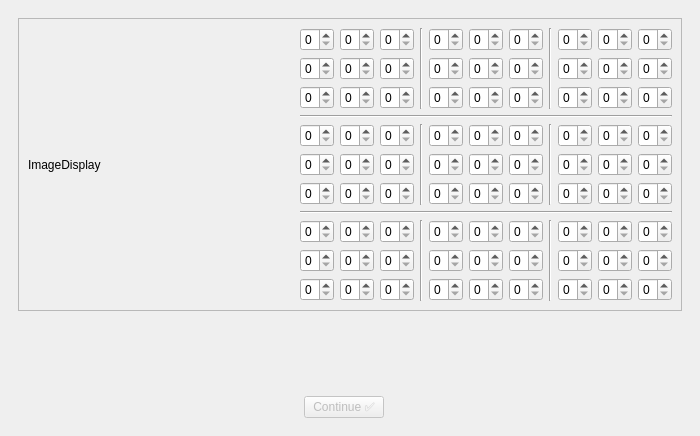
<?xml version="1.0" encoding="UTF-8"?>
<ui version="4.0">
 <class>MainWindow</class>
 <widget class="QMainWindow" name="MainWindow">
  <property name="geometry">
   <rect>
    <x>0</x>
    <y>0</y>
    <width>700</width>
    <height>436</height>
   </rect>
  </property>
  <property name="windowTitle">
   <string>Sudoku OCR</string>
  </property>
  <widget class="QWidget" name="centralwidget">
   <layout class="QGridLayout" name="gridLayout">
    <property name="leftMargin">
     <number>9</number>
    </property>
    <property name="topMargin">
     <number>9</number>
    </property>
    <property name="rightMargin">
     <number>9</number>
    </property>
    <property name="bottomMargin">
     <number>9</number>
    </property>
    <item row="0" column="0">
     <widget class="QStackedWidget" name="stackedWidget">
      <property name="frameShape">
       <enum>QFrame::NoFrame</enum>
      </property>
      <property name="currentIndex">
       <number>4</number>
      </property>
      <widget class="QWidget" name="page_0">
       <layout class="QGridLayout" name="gridLayout_2">
        <property name="leftMargin">
         <number>9</number>
        </property>
        <property name="topMargin">
         <number>9</number>
        </property>
        <property name="rightMargin">
         <number>9</number>
        </property>
        <property name="bottomMargin">
         <number>9</number>
        </property>
        <item row="0" column="0" alignment="Qt::AlignVCenter">
         <widget class="QTextBrowser" name="textBrowser">
          <property name="enabled">
           <bool>true</bool>
          </property>
          <property name="minimumSize">
           <size>
            <width>500</width>
            <height>150</height>
           </size>
          </property>
          <property name="styleSheet">
           <string notr="true"/>
          </property>
          <property name="frameShape">
           <enum>QFrame::NoFrame</enum>
          </property>
          <property name="html">
           <string>&lt;!DOCTYPE HTML PUBLIC &quot;-//W3C//DTD HTML 4.0//EN&quot; &quot;http://www.w3.org/TR/REC-html40/strict.dtd&quot;&gt;
&lt;html&gt;&lt;head&gt;&lt;meta name=&quot;qrichtext&quot; content=&quot;1&quot; /&gt;&lt;meta charset=&quot;utf-8&quot; /&gt;&lt;style type=&quot;text/css&quot;&gt;
p, li { white-space: pre-wrap; }
hr { height: 1px; border-width: 0; }
li.unchecked::marker { content: &quot;\2610&quot;; }
li.checked::marker { content: &quot;\2612&quot;; }
&lt;/style&gt;&lt;/head&gt;&lt;body style=&quot; font-family:'Ubuntu'; font-size:11pt; font-weight:400; font-style:normal;&quot;&gt;
&lt;p style=&quot; margin-top:0px; margin-bottom:0px; margin-left:0px; margin-right:0px; -qt-block-indent:0; text-indent:0px;&quot;&gt;                                                &lt;/p&gt;
&lt;p align=&quot;center&quot; style=&quot; margin-top:0px; margin-bottom:0px; margin-left:0px; margin-right:0px; -qt-block-indent:0; text-indent:0px;&quot;&gt;                                                 &lt;/p&gt;
&lt;p align=&quot;center&quot; style=&quot; margin-top:0px; margin-bottom:0px; margin-left:0px; margin-right:0px; -qt-block-indent:0; text-indent:0px;&quot;&gt;&lt;span style=&quot; font-weight:700;&quot;&gt;SUDOKU OCR&lt;/span&gt;&lt;/p&gt;
&lt;p align=&quot;center&quot; style=&quot; margin-top:0px; margin-bottom:0px; margin-left:0px; margin-right:0px; -qt-block-indent:0; text-indent:0px;&quot;&gt;                                                 &lt;/p&gt;
&lt;p align=&quot;center&quot; style=&quot; margin-top:0px; margin-bottom:0px; margin-left:0px; margin-right:0px; -qt-block-indent:0; text-indent:0px;&quot;&gt;Solve any Sudoku! Steps:&lt;/p&gt;
&lt;p align=&quot;center&quot; style=&quot; margin-top:0px; margin-bottom:0px; margin-left:0px; margin-right:0px; -qt-block-indent:0; text-indent:0px;&quot;&gt;-Load a Sudoku&lt;/p&gt;
&lt;p align=&quot;center&quot; style=&quot; margin-top:0px; margin-bottom:0px; margin-left:0px; margin-right:0px; -qt-block-indent:0; text-indent:0px;&quot;&gt;-Let magic processing run...&lt;/p&gt;
&lt;p align=&quot;center&quot; style=&quot; margin-top:0px; margin-bottom:0px; margin-left:0px; margin-right:0px; -qt-block-indent:0; text-indent:0px;&quot;&gt;-Correct rotation and digits if necessary&lt;/p&gt;
&lt;p align=&quot;center&quot; style=&quot; margin-top:0px; margin-bottom:0px; margin-left:0px; margin-right:0px; -qt-block-indent:0; text-indent:0px;&quot;&gt;-The Sudoku is solved!&lt;/p&gt;&lt;/body&gt;&lt;/html&gt;</string>
          </property>
         </widget>
        </item>
        <item row="1" column="0">
         <widget class="ImgSelectorButton" name="ImageSelectorButton">
          <property name="minimumSize">
           <size>
            <width>0</width>
            <height>100</height>
           </size>
          </property>
          <property name="text">
           <string>Drag image or click to select from disk</string>
          </property>
         </widget>
        </item>
       </layout>
      </widget>
      <widget class="QWidget" name="page_1">
       <layout class="QGridLayout" name="gridLayout_3">
        <item row="1" column="0">
         <layout class="QHBoxLayout" name="horizontalLayout_3">
          <item>
           <widget class="QPushButton" name="backButton_1">
            <property name="font">
             <font>
              <family>Liberation Serif</family>
              <italic>false</italic>
              <bold>false</bold>
              <kerning>true</kerning>
             </font>
            </property>
            <property name="text">
             <string>↩️ Back</string>
            </property>
           </widget>
          </item>
          <item>
           <spacer name="horizontalSpacer_1">
            <property name="orientation">
             <enum>Qt::Horizontal</enum>
            </property>
            <property name="sizeHint" stdset="0">
             <size>
              <width>40</width>
              <height>20</height>
             </size>
            </property>
           </spacer>
          </item>
          <item>
           <widget class="QPushButton" name="validateButton_1">
            <property name="text">
             <string>Continue ✅</string>
            </property>
           </widget>
          </item>
         </layout>
        </item>
        <item row="0" column="0">
         <widget class="ImageDisplay" name="imgDisplay_1">
          <property name="sizePolicy">
           <sizepolicy hsizetype="Expanding" vsizetype="Expanding">
            <horstretch>0</horstretch>
            <verstretch>0</verstretch>
           </sizepolicy>
          </property>
          <property name="frameShape">
           <enum>QFrame::NoFrame</enum>
          </property>
          <property name="text">
           <string/>
          </property>
         </widget>
        </item>
       </layout>
      </widget>
      <widget class="QWidget" name="page_2">
       <layout class="QGridLayout" name="gridLayout_4">
        <item row="0" column="0">
         <widget class="ImageDisplay" name="imgDisplay_2">
          <property name="text">
           <string>ImageDisplay</string>
          </property>
         </widget>
        </item>
       </layout>
      </widget>
      <widget class="QWidget" name="page_3">
       <layout class="QGridLayout" name="gridLayout_5">
        <item row="0" column="0">
         <widget class="ShapeDefiner" name="ShapeDefiner_3">
          <property name="frameShape">
           <enum>QFrame::NoFrame</enum>
          </property>
          <property name="text">
           <string>ShapeDefiner</string>
          </property>
         </widget>
        </item>
        <item row="1" column="0">
         <layout class="QHBoxLayout" name="horizontalLayout">
          <item>
           <spacer name="horizontalSpacer">
            <property name="orientation">
             <enum>Qt::Horizontal</enum>
            </property>
            <property name="sizeHint" stdset="0">
             <size>
              <width>40</width>
              <height>20</height>
             </size>
            </property>
           </spacer>
          </item>
          <item>
           <widget class="QPushButton" name="validateButton_3">
            <property name="text">
             <string>Continue ✅</string>
            </property>
           </widget>
          </item>
          <item>
           <spacer name="horizontalSpacer_2">
            <property name="orientation">
             <enum>Qt::Horizontal</enum>
            </property>
            <property name="sizeHint" stdset="0">
             <size>
              <width>40</width>
              <height>20</height>
             </size>
            </property>
           </spacer>
          </item>
         </layout>
        </item>
       </layout>
      </widget>
      <widget class="QWidget" name="page_4">
       <layout class="QGridLayout" name="gridLayout_6">
        <item row="2" column="0">
         <layout class="QHBoxLayout" name="horizontalLayout_2">
          <item>
           <spacer name="horizontalSpacer_4">
            <property name="orientation">
             <enum>Qt::Horizontal</enum>
            </property>
            <property name="sizeHint" stdset="0">
             <size>
              <width>40</width>
              <height>20</height>
             </size>
            </property>
           </spacer>
          </item>
          <item>
           <widget class="QPushButton" name="validateButton_4">
            <property name="enabled">
             <bool>false</bool>
            </property>
            <property name="text">
             <string>Continue ✅</string>
            </property>
            <property name="checkable">
             <bool>false</bool>
            </property>
            <property name="default">
             <bool>false</bool>
            </property>
            <property name="flat">
             <bool>false</bool>
            </property>
           </widget>
          </item>
          <item>
           <spacer name="horizontalSpacer_3">
            <property name="orientation">
             <enum>Qt::Horizontal</enum>
            </property>
            <property name="sizeHint" stdset="0">
             <size>
              <width>40</width>
              <height>20</height>
             </size>
            </property>
           </spacer>
          </item>
         </layout>
        </item>
        <item row="1" column="0">
         <spacer name="verticalSpacer">
          <property name="orientation">
           <enum>Qt::Vertical</enum>
          </property>
          <property name="sizeHint" stdset="0">
           <size>
            <width>20</width>
            <height>40</height>
           </size>
          </property>
         </spacer>
        </item>
        <item row="0" column="0" colspan="3">
         <widget class="QFrame" name="frame">
          <property name="frameShape">
           <enum>QFrame::StyledPanel</enum>
          </property>
          <property name="frameShadow">
           <enum>QFrame::Raised</enum>
          </property>
          <layout class="QHBoxLayout" name="horizontalLayout_4">
           <item>
            <widget class="ImageDisplay" name="imgDisplay_4">
             <property name="text">
              <string>ImageDisplay</string>
             </property>
            </widget>
           </item>
           <item>
            <layout class="QGridLayout" name="gridLayout_4_" columnstretch="0,0,0,0,0,0,0,0,0,0,0">
             <item row="6" column="2">
              <widget class="QSpinBox" name="spinBox_38">
               <property name="buttonSymbols">
                <enum>QAbstractSpinBox::UpDownArrows</enum>
               </property>
               <property name="maximum">
                <number>9</number>
               </property>
              </widget>
             </item>
             <item row="1" column="9">
              <widget class="QSpinBox" name="spinBox_07">
               <property name="buttonSymbols">
                <enum>QAbstractSpinBox::UpDownArrows</enum>
               </property>
               <property name="maximum">
                <number>9</number>
               </property>
              </widget>
             </item>
             <item row="1" column="10">
              <widget class="QSpinBox" name="spinBox_08">
               <property name="buttonSymbols">
                <enum>QAbstractSpinBox::UpDownArrows</enum>
               </property>
               <property name="maximum">
                <number>9</number>
               </property>
              </widget>
             </item>
             <item row="7" column="5">
              <widget class="QSpinBox" name="spinBox_49">
               <property name="buttonSymbols">
                <enum>QAbstractSpinBox::UpDownArrows</enum>
               </property>
               <property name="maximum">
                <number>9</number>
               </property>
              </widget>
             </item>
             <item row="7" column="2">
              <widget class="QSpinBox" name="spinBox_47">
               <property name="buttonSymbols">
                <enum>QAbstractSpinBox::UpDownArrows</enum>
               </property>
               <property name="maximum">
                <number>9</number>
               </property>
              </widget>
             </item>
             <item row="5" column="5">
              <widget class="QSpinBox" name="spinBox_31">
               <property name="buttonSymbols">
                <enum>QAbstractSpinBox::UpDownArrows</enum>
               </property>
               <property name="maximum">
                <number>9</number>
               </property>
              </widget>
             </item>
             <item row="9" column="5">
              <widget class="QSpinBox" name="spinBox_58">
               <property name="buttonSymbols">
                <enum>QAbstractSpinBox::UpDownArrows</enum>
               </property>
               <property name="maximum">
                <number>9</number>
               </property>
              </widget>
             </item>
             <item row="9" column="4">
              <widget class="QSpinBox" name="spinBox_57">
               <property name="buttonSymbols">
                <enum>QAbstractSpinBox::UpDownArrows</enum>
               </property>
               <property name="maximum">
                <number>9</number>
               </property>
              </widget>
             </item>
             <item row="6" column="0">
              <widget class="QSpinBox" name="spinBox_36">
               <property name="buttonSymbols">
                <enum>QAbstractSpinBox::UpDownArrows</enum>
               </property>
               <property name="maximum">
                <number>9</number>
               </property>
              </widget>
             </item>
             <item row="6" column="10">
              <widget class="QSpinBox" name="spinBox_44">
               <property name="buttonSymbols">
                <enum>QAbstractSpinBox::UpDownArrows</enum>
               </property>
               <property name="maximum">
                <number>9</number>
               </property>
              </widget>
             </item>
             <item row="9" column="8">
              <widget class="QSpinBox" name="spinBox_60">
               <property name="buttonSymbols">
                <enum>QAbstractSpinBox::UpDownArrows</enum>
               </property>
               <property name="maximum">
                <number>9</number>
               </property>
              </widget>
             </item>
             <item row="6" column="1">
              <widget class="QSpinBox" name="spinBox_37">
               <property name="buttonSymbols">
                <enum>QAbstractSpinBox::UpDownArrows</enum>
               </property>
               <property name="maximum">
                <number>9</number>
               </property>
              </widget>
             </item>
             <item row="6" column="8">
              <widget class="QSpinBox" name="spinBox_42">
               <property name="buttonSymbols">
                <enum>QAbstractSpinBox::UpDownArrows</enum>
               </property>
               <property name="maximum">
                <number>9</number>
               </property>
              </widget>
             </item>
             <item row="11" column="2">
              <widget class="QSpinBox" name="spinBox_74">
               <property name="buttonSymbols">
                <enum>QAbstractSpinBox::UpDownArrows</enum>
               </property>
               <property name="maximum">
                <number>9</number>
               </property>
              </widget>
             </item>
             <item row="11" column="5">
              <widget class="QSpinBox" name="spinBox_76">
               <property name="buttonSymbols">
                <enum>QAbstractSpinBox::UpDownArrows</enum>
               </property>
               <property name="maximum">
                <number>9</number>
               </property>
              </widget>
             </item>
             <item row="3" column="10">
              <widget class="QSpinBox" name="spinBox_26">
               <property name="buttonSymbols">
                <enum>QAbstractSpinBox::UpDownArrows</enum>
               </property>
               <property name="maximum">
                <number>9</number>
               </property>
              </widget>
             </item>
             <item row="2" column="9">
              <widget class="QSpinBox" name="spinBox_16">
               <property name="buttonSymbols">
                <enum>QAbstractSpinBox::UpDownArrows</enum>
               </property>
               <property name="maximum">
                <number>9</number>
               </property>
              </widget>
             </item>
             <item row="7" column="1">
              <widget class="QSpinBox" name="spinBox_46">
               <property name="buttonSymbols">
                <enum>QAbstractSpinBox::UpDownArrows</enum>
               </property>
               <property name="maximum">
                <number>9</number>
               </property>
              </widget>
             </item>
             <item row="5" column="10">
              <widget class="QSpinBox" name="spinBox_35">
               <property name="buttonSymbols">
                <enum>QAbstractSpinBox::UpDownArrows</enum>
               </property>
               <property name="maximum">
                <number>9</number>
               </property>
              </widget>
             </item>
             <item row="7" column="0">
              <widget class="QSpinBox" name="spinBox_45">
               <property name="buttonSymbols">
                <enum>QAbstractSpinBox::UpDownArrows</enum>
               </property>
               <property name="maximum">
                <number>9</number>
               </property>
              </widget>
             </item>
             <item row="3" column="1">
              <widget class="QSpinBox" name="spinBox_19">
               <property name="buttonSymbols">
                <enum>QAbstractSpinBox::UpDownArrows</enum>
               </property>
               <property name="maximum">
                <number>9</number>
               </property>
              </widget>
             </item>
             <item row="7" column="9">
              <widget class="QSpinBox" name="spinBox_52">
               <property name="buttonSymbols">
                <enum>QAbstractSpinBox::UpDownArrows</enum>
               </property>
               <property name="maximum">
                <number>9</number>
               </property>
              </widget>
             </item>
             <item row="10" column="1">
              <widget class="QSpinBox" name="spinBox_64">
               <property name="buttonSymbols">
                <enum>QAbstractSpinBox::UpDownArrows</enum>
               </property>
               <property name="maximum">
                <number>9</number>
               </property>
              </widget>
             </item>
             <item row="1" column="8">
              <widget class="QSpinBox" name="spinBox_06">
               <property name="buttonSymbols">
                <enum>QAbstractSpinBox::UpDownArrows</enum>
               </property>
               <property name="maximum">
                <number>9</number>
               </property>
              </widget>
             </item>
             <item row="7" column="6">
              <widget class="QSpinBox" name="spinBox_50">
               <property name="buttonSymbols">
                <enum>QAbstractSpinBox::UpDownArrows</enum>
               </property>
               <property name="maximum">
                <number>9</number>
               </property>
              </widget>
             </item>
             <item row="11" column="10">
              <widget class="QSpinBox" name="spinBox_80">
               <property name="buttonSymbols">
                <enum>QAbstractSpinBox::UpDownArrows</enum>
               </property>
               <property name="maximum">
                <number>9</number>
               </property>
              </widget>
             </item>
             <item row="11" column="9">
              <widget class="QSpinBox" name="spinBox_79">
               <property name="buttonSymbols">
                <enum>QAbstractSpinBox::UpDownArrows</enum>
               </property>
               <property name="maximum">
                <number>9</number>
               </property>
              </widget>
             </item>
             <item row="11" column="6">
              <widget class="QSpinBox" name="spinBox_77">
               <property name="buttonSymbols">
                <enum>QAbstractSpinBox::UpDownArrows</enum>
               </property>
               <property name="maximum">
                <number>9</number>
               </property>
              </widget>
             </item>
             <item row="5" column="1">
              <widget class="QSpinBox" name="spinBox_28">
               <property name="buttonSymbols">
                <enum>QAbstractSpinBox::UpDownArrows</enum>
               </property>
               <property name="maximum">
                <number>9</number>
               </property>
              </widget>
             </item>
             <item row="9" column="2">
              <widget class="QSpinBox" name="spinBox_56">
               <property name="buttonSymbols">
                <enum>QAbstractSpinBox::UpDownArrows</enum>
               </property>
               <property name="maximum">
                <number>9</number>
               </property>
              </widget>
             </item>
             <item row="7" column="4">
              <widget class="QSpinBox" name="spinBox_48">
               <property name="buttonSymbols">
                <enum>QAbstractSpinBox::UpDownArrows</enum>
               </property>
               <property name="maximum">
                <number>9</number>
               </property>
              </widget>
             </item>
             <item row="2" column="5">
              <widget class="QSpinBox" name="spinBox_13">
               <property name="buttonSymbols">
                <enum>QAbstractSpinBox::UpDownArrows</enum>
               </property>
               <property name="maximum">
                <number>9</number>
               </property>
              </widget>
             </item>
             <item row="10" column="8">
              <widget class="QSpinBox" name="spinBox_69">
               <property name="buttonSymbols">
                <enum>QAbstractSpinBox::UpDownArrows</enum>
               </property>
               <property name="maximum">
                <number>9</number>
               </property>
              </widget>
             </item>
             <item row="3" column="9">
              <widget class="QSpinBox" name="spinBox_25">
               <property name="buttonSymbols">
                <enum>QAbstractSpinBox::UpDownArrows</enum>
               </property>
               <property name="maximum">
                <number>9</number>
               </property>
              </widget>
             </item>
             <item row="5" column="2">
              <widget class="QSpinBox" name="spinBox_29">
               <property name="buttonSymbols">
                <enum>QAbstractSpinBox::UpDownArrows</enum>
               </property>
               <property name="maximum">
                <number>9</number>
               </property>
              </widget>
             </item>
             <item row="5" column="9">
              <widget class="QSpinBox" name="spinBox_34">
               <property name="buttonSymbols">
                <enum>QAbstractSpinBox::UpDownArrows</enum>
               </property>
               <property name="maximum">
                <number>9</number>
               </property>
              </widget>
             </item>
             <item row="3" column="5">
              <widget class="QSpinBox" name="spinBox_22">
               <property name="buttonSymbols">
                <enum>QAbstractSpinBox::UpDownArrows</enum>
               </property>
               <property name="maximum">
                <number>9</number>
               </property>
              </widget>
             </item>
             <item row="2" column="8">
              <widget class="QSpinBox" name="spinBox_15">
               <property name="buttonSymbols">
                <enum>QAbstractSpinBox::UpDownArrows</enum>
               </property>
               <property name="maximum">
                <number>9</number>
               </property>
              </widget>
             </item>
             <item row="2" column="1">
              <widget class="QSpinBox" name="spinBox_10">
               <property name="buttonSymbols">
                <enum>QAbstractSpinBox::UpDownArrows</enum>
               </property>
               <property name="maximum">
                <number>9</number>
               </property>
              </widget>
             </item>
             <item row="1" column="0">
              <widget class="QSpinBox" name="spinBox_00">
               <property name="buttonSymbols">
                <enum>QAbstractSpinBox::UpDownArrows</enum>
               </property>
               <property name="maximum">
                <number>9</number>
               </property>
              </widget>
             </item>
             <item row="7" column="8">
              <widget class="QSpinBox" name="spinBox_51">
               <property name="buttonSymbols">
                <enum>QAbstractSpinBox::UpDownArrows</enum>
               </property>
               <property name="maximum">
                <number>9</number>
               </property>
              </widget>
             </item>
             <item row="3" column="2">
              <widget class="QSpinBox" name="spinBox_20">
               <property name="buttonSymbols">
                <enum>QAbstractSpinBox::UpDownArrows</enum>
               </property>
               <property name="maximum">
                <number>9</number>
               </property>
              </widget>
             </item>
             <item row="6" column="5">
              <widget class="QSpinBox" name="spinBox_40">
               <property name="buttonSymbols">
                <enum>QAbstractSpinBox::UpDownArrows</enum>
               </property>
               <property name="maximum">
                <number>9</number>
               </property>
              </widget>
             </item>
             <item row="9" column="0">
              <widget class="QSpinBox" name="spinBox_54">
               <property name="buttonSymbols">
                <enum>QAbstractSpinBox::UpDownArrows</enum>
               </property>
               <property name="maximum">
                <number>9</number>
               </property>
              </widget>
             </item>
             <item row="11" column="1">
              <widget class="QSpinBox" name="spinBox_73">
               <property name="buttonSymbols">
                <enum>QAbstractSpinBox::UpDownArrows</enum>
               </property>
               <property name="maximum">
                <number>9</number>
               </property>
              </widget>
             </item>
             <item row="4" column="0" colspan="11">
              <widget class="Line" name="line_2">
               <property name="orientation">
                <enum>Qt::Horizontal</enum>
               </property>
              </widget>
             </item>
             <item row="10" column="6">
              <widget class="QSpinBox" name="spinBox_68">
               <property name="buttonSymbols">
                <enum>QAbstractSpinBox::UpDownArrows</enum>
               </property>
               <property name="maximum">
                <number>9</number>
               </property>
              </widget>
             </item>
             <item row="9" column="6">
              <widget class="QSpinBox" name="spinBox_59">
               <property name="buttonSymbols">
                <enum>QAbstractSpinBox::UpDownArrows</enum>
               </property>
               <property name="maximum">
                <number>9</number>
               </property>
              </widget>
             </item>
             <item row="1" column="4">
              <widget class="QSpinBox" name="spinBox_03">
               <property name="buttonSymbols">
                <enum>QAbstractSpinBox::UpDownArrows</enum>
               </property>
               <property name="maximum">
                <number>9</number>
               </property>
              </widget>
             </item>
             <item row="10" column="0">
              <widget class="QSpinBox" name="spinBox_63">
               <property name="buttonSymbols">
                <enum>QAbstractSpinBox::UpDownArrows</enum>
               </property>
               <property name="maximum">
                <number>9</number>
               </property>
              </widget>
             </item>
             <item row="6" column="4">
              <widget class="QSpinBox" name="spinBox_39">
               <property name="buttonSymbols">
                <enum>QAbstractSpinBox::UpDownArrows</enum>
               </property>
               <property name="maximum">
                <number>9</number>
               </property>
              </widget>
             </item>
             <item row="3" column="6">
              <widget class="QSpinBox" name="spinBox_23">
               <property name="buttonSymbols">
                <enum>QAbstractSpinBox::UpDownArrows</enum>
               </property>
               <property name="maximum">
                <number>9</number>
               </property>
              </widget>
             </item>
             <item row="5" column="0">
              <widget class="QSpinBox" name="spinBox_27">
               <property name="buttonSymbols">
                <enum>QAbstractSpinBox::UpDownArrows</enum>
               </property>
               <property name="maximum">
                <number>9</number>
               </property>
              </widget>
             </item>
             <item row="5" column="6">
              <widget class="QSpinBox" name="spinBox_32">
               <property name="buttonSymbols">
                <enum>QAbstractSpinBox::UpDownArrows</enum>
               </property>
               <property name="maximum">
                <number>9</number>
               </property>
              </widget>
             </item>
             <item row="11" column="4">
              <widget class="QSpinBox" name="spinBox_75">
               <property name="buttonSymbols">
                <enum>QAbstractSpinBox::UpDownArrows</enum>
               </property>
               <property name="maximum">
                <number>9</number>
               </property>
              </widget>
             </item>
             <item row="1" column="1">
              <widget class="QSpinBox" name="spinBox_01">
               <property name="buttonSymbols">
                <enum>QAbstractSpinBox::UpDownArrows</enum>
               </property>
               <property name="maximum">
                <number>9</number>
               </property>
              </widget>
             </item>
             <item row="10" column="2">
              <widget class="QSpinBox" name="spinBox_65">
               <property name="buttonSymbols">
                <enum>QAbstractSpinBox::UpDownArrows</enum>
               </property>
               <property name="maximum">
                <number>9</number>
               </property>
              </widget>
             </item>
             <item row="1" column="2">
              <widget class="QSpinBox" name="spinBox_02">
               <property name="buttonSymbols">
                <enum>QAbstractSpinBox::UpDownArrows</enum>
               </property>
               <property name="maximum">
                <number>9</number>
               </property>
              </widget>
             </item>
             <item row="8" column="0" colspan="11">
              <widget class="Line" name="line">
               <property name="orientation">
                <enum>Qt::Horizontal</enum>
               </property>
              </widget>
             </item>
             <item row="3" column="8">
              <widget class="QSpinBox" name="spinBox_24">
               <property name="buttonSymbols">
                <enum>QAbstractSpinBox::UpDownArrows</enum>
               </property>
               <property name="maximum">
                <number>9</number>
               </property>
              </widget>
             </item>
             <item row="11" column="8">
              <widget class="QSpinBox" name="spinBox_78">
               <property name="buttonSymbols">
                <enum>QAbstractSpinBox::UpDownArrows</enum>
               </property>
               <property name="maximum">
                <number>9</number>
               </property>
              </widget>
             </item>
             <item row="7" column="10">
              <widget class="QSpinBox" name="spinBox_53">
               <property name="buttonSymbols">
                <enum>QAbstractSpinBox::UpDownArrows</enum>
               </property>
               <property name="maximum">
                <number>9</number>
               </property>
              </widget>
             </item>
             <item row="5" column="4">
              <widget class="QSpinBox" name="spinBox_30">
               <property name="buttonSymbols">
                <enum>QAbstractSpinBox::UpDownArrows</enum>
               </property>
               <property name="maximum">
                <number>9</number>
               </property>
              </widget>
             </item>
             <item row="2" column="0">
              <widget class="QSpinBox" name="spinBox_09">
               <property name="buttonSymbols">
                <enum>QAbstractSpinBox::UpDownArrows</enum>
               </property>
               <property name="maximum">
                <number>9</number>
               </property>
              </widget>
             </item>
             <item row="10" column="4">
              <widget class="QSpinBox" name="spinBox_66">
               <property name="buttonSymbols">
                <enum>QAbstractSpinBox::UpDownArrows</enum>
               </property>
               <property name="maximum">
                <number>9</number>
               </property>
              </widget>
             </item>
             <item row="9" column="10">
              <widget class="QSpinBox" name="spinBox_62">
               <property name="buttonSymbols">
                <enum>QAbstractSpinBox::UpDownArrows</enum>
               </property>
               <property name="maximum">
                <number>9</number>
               </property>
              </widget>
             </item>
             <item row="3" column="0">
              <widget class="QSpinBox" name="spinBox_18">
               <property name="buttonSymbols">
                <enum>QAbstractSpinBox::UpDownArrows</enum>
               </property>
               <property name="maximum">
                <number>9</number>
               </property>
              </widget>
             </item>
             <item row="10" column="5">
              <widget class="QSpinBox" name="spinBox_67">
               <property name="buttonSymbols">
                <enum>QAbstractSpinBox::UpDownArrows</enum>
               </property>
               <property name="maximum">
                <number>9</number>
               </property>
              </widget>
             </item>
             <item row="1" column="6">
              <widget class="QSpinBox" name="spinBox_05">
               <property name="buttonSymbols">
                <enum>QAbstractSpinBox::UpDownArrows</enum>
               </property>
               <property name="maximum">
                <number>9</number>
               </property>
              </widget>
             </item>
             <item row="2" column="2">
              <widget class="QSpinBox" name="spinBox_11">
               <property name="buttonSymbols">
                <enum>QAbstractSpinBox::UpDownArrows</enum>
               </property>
               <property name="maximum">
                <number>9</number>
               </property>
              </widget>
             </item>
             <item row="10" column="9">
              <widget class="QSpinBox" name="spinBox_70">
               <property name="buttonSymbols">
                <enum>QAbstractSpinBox::UpDownArrows</enum>
               </property>
               <property name="maximum">
                <number>9</number>
               </property>
              </widget>
             </item>
             <item row="1" column="5">
              <widget class="QSpinBox" name="spinBox_04">
               <property name="buttonSymbols">
                <enum>QAbstractSpinBox::UpDownArrows</enum>
               </property>
               <property name="maximum">
                <number>9</number>
               </property>
              </widget>
             </item>
             <item row="2" column="4">
              <widget class="QSpinBox" name="spinBox_12">
               <property name="buttonSymbols">
                <enum>QAbstractSpinBox::UpDownArrows</enum>
               </property>
               <property name="maximum">
                <number>9</number>
               </property>
              </widget>
             </item>
             <item row="6" column="6">
              <widget class="QSpinBox" name="spinBox_41">
               <property name="buttonSymbols">
                <enum>QAbstractSpinBox::UpDownArrows</enum>
               </property>
               <property name="maximum">
                <number>9</number>
               </property>
              </widget>
             </item>
             <item row="1" column="3" rowspan="3">
              <widget class="Line" name="line_3">
               <property name="orientation">
                <enum>Qt::Vertical</enum>
               </property>
              </widget>
             </item>
             <item row="5" column="8">
              <widget class="QSpinBox" name="spinBox_33">
               <property name="buttonSymbols">
                <enum>QAbstractSpinBox::UpDownArrows</enum>
               </property>
               <property name="maximum">
                <number>9</number>
               </property>
              </widget>
             </item>
             <item row="3" column="4">
              <widget class="QSpinBox" name="spinBox_21">
               <property name="buttonSymbols">
                <enum>QAbstractSpinBox::UpDownArrows</enum>
               </property>
               <property name="maximum">
                <number>9</number>
               </property>
              </widget>
             </item>
             <item row="2" column="6">
              <widget class="QSpinBox" name="spinBox_14">
               <property name="buttonSymbols">
                <enum>QAbstractSpinBox::UpDownArrows</enum>
               </property>
               <property name="maximum">
                <number>9</number>
               </property>
              </widget>
             </item>
             <item row="2" column="10">
              <widget class="QSpinBox" name="spinBox_17">
               <property name="buttonSymbols">
                <enum>QAbstractSpinBox::UpDownArrows</enum>
               </property>
               <property name="maximum">
                <number>9</number>
               </property>
              </widget>
             </item>
             <item row="5" column="3" rowspan="3">
              <widget class="Line" name="line_4">
               <property name="orientation">
                <enum>Qt::Vertical</enum>
               </property>
              </widget>
             </item>
             <item row="11" column="0">
              <widget class="QSpinBox" name="spinBox_72">
               <property name="buttonSymbols">
                <enum>QAbstractSpinBox::UpDownArrows</enum>
               </property>
               <property name="maximum">
                <number>9</number>
               </property>
              </widget>
             </item>
             <item row="9" column="1">
              <widget class="QSpinBox" name="spinBox_55">
               <property name="buttonSymbols">
                <enum>QAbstractSpinBox::UpDownArrows</enum>
               </property>
               <property name="maximum">
                <number>9</number>
               </property>
              </widget>
             </item>
             <item row="6" column="9">
              <widget class="QSpinBox" name="spinBox_43">
               <property name="buttonSymbols">
                <enum>QAbstractSpinBox::UpDownArrows</enum>
               </property>
               <property name="maximum">
                <number>9</number>
               </property>
              </widget>
             </item>
             <item row="10" column="10">
              <widget class="QSpinBox" name="spinBox_71">
               <property name="buttonSymbols">
                <enum>QAbstractSpinBox::UpDownArrows</enum>
               </property>
               <property name="maximum">
                <number>9</number>
               </property>
              </widget>
             </item>
             <item row="9" column="3" rowspan="3">
              <widget class="Line" name="line_5">
               <property name="orientation">
                <enum>Qt::Vertical</enum>
               </property>
              </widget>
             </item>
             <item row="9" column="9">
              <widget class="QSpinBox" name="spinBox_61">
               <property name="buttonSymbols">
                <enum>QAbstractSpinBox::UpDownArrows</enum>
               </property>
               <property name="maximum">
                <number>9</number>
               </property>
              </widget>
             </item>
             <item row="1" column="7" rowspan="3">
              <widget class="Line" name="line_6">
               <property name="orientation">
                <enum>Qt::Vertical</enum>
               </property>
              </widget>
             </item>
             <item row="5" column="7" rowspan="3">
              <widget class="Line" name="line_7">
               <property name="orientation">
                <enum>Qt::Vertical</enum>
               </property>
              </widget>
             </item>
             <item row="9" column="7" rowspan="3">
              <widget class="Line" name="line_8">
               <property name="orientation">
                <enum>Qt::Vertical</enum>
               </property>
              </widget>
             </item>
            </layout>
           </item>
          </layout>
         </widget>
        </item>
       </layout>
      </widget>
     </widget>
    </item>
   </layout>
  </widget>
  <widget class="QMenuBar" name="menubar">
   <property name="geometry">
    <rect>
     <x>0</x>
     <y>0</y>
     <width>700</width>
     <height>22</height>
    </rect>
   </property>
  </widget>
 </widget>
 <customwidgets>
  <customwidget>
   <class>ImgSelectorButton</class>
   <extends>QPushButton</extends>
   <header>GUI/ImgSelectorButton.h</header>
  </customwidget>
  <customwidget>
   <class>ImageDisplay</class>
   <extends>QLabel</extends>
   <header>GUI/ImageDisplay.h</header>
  </customwidget>
  <customwidget>
   <class>ShapeDefiner</class>
   <extends>QLabel</extends>
   <header>GUI/ShapeDefiner.h</header>
  </customwidget>
 </customwidgets>
 <resources/>
 <connections/>
</ui>
